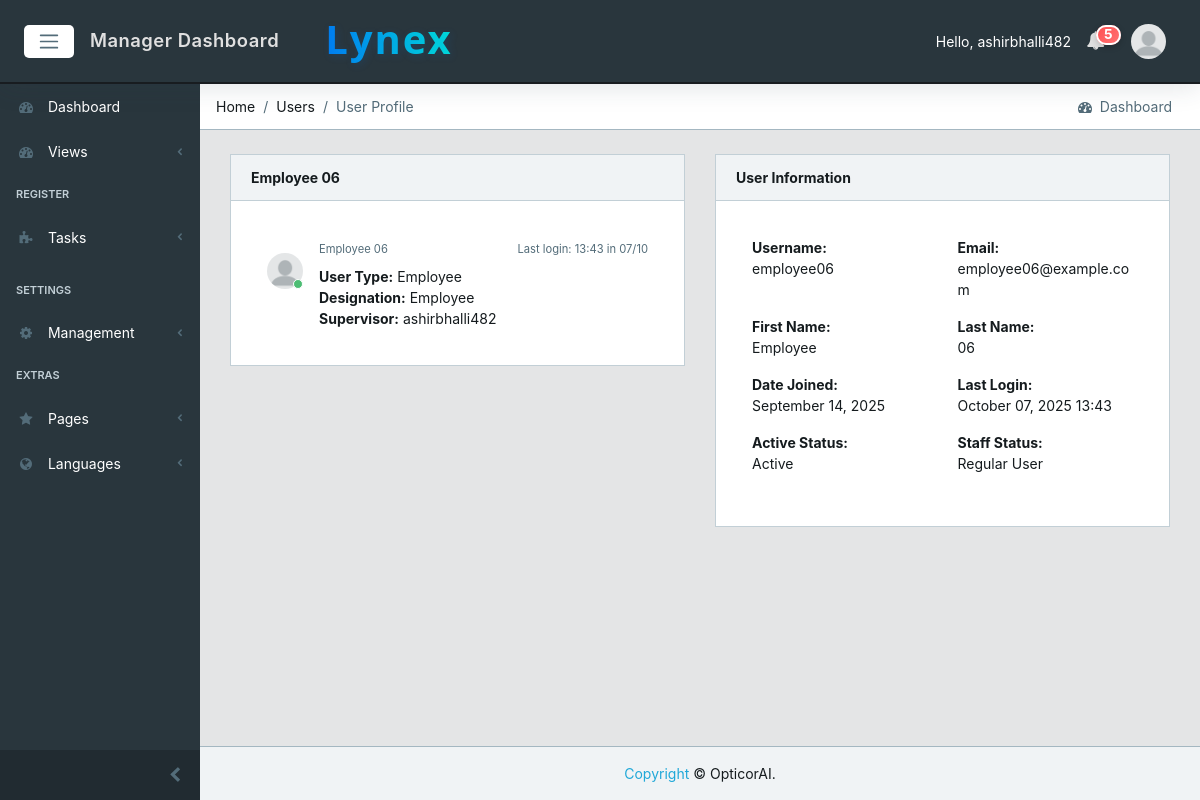
Before: /users/87/ (signed in) with the older database file.
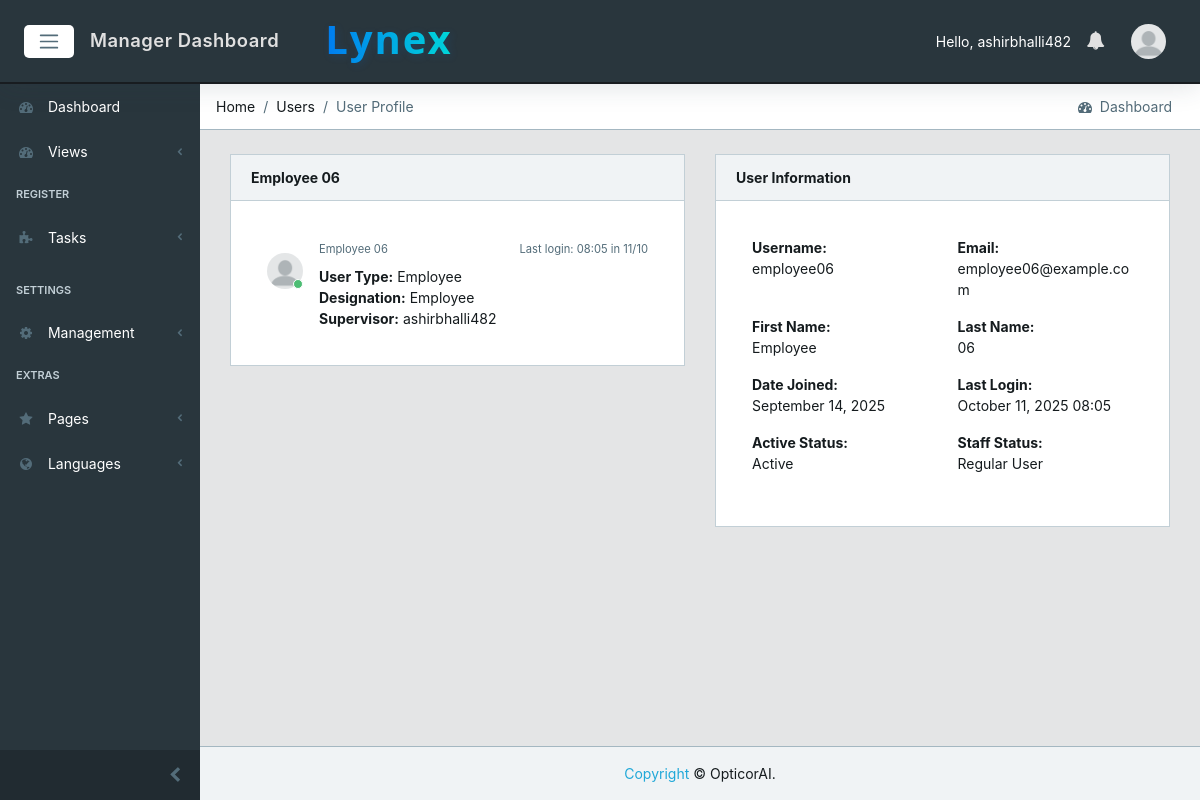
After: the same page with the newer database file.
### core/models.py (models this page shows, shortened)
class CustomUser(AbstractUser):
    email = models.EmailField(unique=True)  # Make email unique for authentication
    user_type = models.CharField(max_length=15, choices=USER_TYPE_CHOICES, db_index=True)
    designation = models.CharField(max_length=100, blank=True, null=True)
    created_by = models.ForeignKey('self', on_delete=models.SET_NULL, null=True, blank=True, related_name='created_users')
    created_date = models.DateField(auto_now_add=True)
    created_time = models.TimeField(auto_now_add=True)
    under_supervision = models.ForeignKey('self', on_delete=models.SET_NULL, null=True, blank=True, related_name='supervised_users')
    avatar = models.ImageField(upload_to='core/avatar', blank=True, null=True)
    @property
    def avatar_url(self):
        try:
            if self.avatar:
                url = getattr(self.avatar, 'url', None)
                if url and ('cloudinary' in url or 'res.cloudinary.com' in url):
                    return url
                avatar_path = getattr(self.avatar, 'path', None)
                if avatar_path and os.path.isfile(avatar_path) and url:
                    return url
        except Exception:
            pass
        return static('core/img/avatar/blank_profile.png')

### core/views.py (the view)
# urls.py: path('users/<int:profile_id>/', views.UserProfileView.as_view(), name='user'),
class UserProfileView(LoginRequiredMixin, View):
    def get(self, request, profile_id):
        user = request.user
        profile_user = get_object_or_404(CustomUser, id=profile_id)
        if user.user_type == 'employee':
            if profile_user != user:
                messages.error(request, 'You can only view your own profile.')
                return redirect('core:dashboard')
        elif user.user_type == 'manager':
            if profile_user.under_supervision != user:
                messages.error(request, 'You can only view profiles of your subordinates.')
                return redirect('core:dashboard')
        context = {
            'user_view': profile_user,
        }
        return render(request, 'core/user.html', context)

### core/context_processors.py (called while the page is built)
def logged_user_processor(request):
    if request.user.is_authenticated:
        try:
            logged_user = CustomUser.objects.select_related('under_supervision').get(id=request.user.id)
            return {'logged_user': logged_user}
        except CustomUser.DoesNotExist:
            return {'logged_user': None}
    return {'logged_user': None}

def notifications_processor(request):
    if request.user.is_authenticated:
        cache_key = f"unread_count:{request.user.id}"
        unread_count = cache.get(cache_key)
        if unread_count is None:
            unread_count = Notification.objects.filter(recipient=request.user, read=False).count()
            cache.set(cache_key, unread_count, 15)  # short cache to keep badges fresh
        unread_notifications = (
            Notification.objects.select_related('sender')
            .filter(recipient=request.user, read=False)
            .order_by('-created_at')[:10]
        )
        return {
            'unread_notifications': unread_notifications,
            'unread_count': unread_count,
        }
    return {'unread_notifications': [], 'unread_count': 0}

### core/templates/core/user.html (shortened to what the changed rows need)
{% extends 'core/base.html' %}
{% load static %}
{% block content %}
<div class="container-fluid">
  <div id="ui-view" style="opacity: 1;"><div class="animated fadeIn">
            <div class="row">
                <div class="col-12">
                            <div class="row">
                                <div class="col-12 col-md-6">
                <div class="card">
                    <div class="card-header">
                        <strong data-i18n-skip>{{ user_view.get_full_name }}</strong>
                    </div>
                                <div class="card-body">
                                    <div class="tab-pane p-3 active show">
                                      <div class="message">
                                        <div class="py-3 pb-5 mr-3 float-left">
                                          <div class="avatar">
                                          </div>
                                        </div>
                                        <div>
                                          <small class="text-muted" data-i18n-skip>{{ user_view.get_full_name }}</small>
                                            {% if user_view.last_login %}
                                          <small class="text-muted float-right mt-1">Last login: {{ user_view.last_login|date:"H:i" }} in {{ user_view.last_login|date:"d/m" }}</small>
                                            {% endif %}
                                        </div>
                                        <div class="mt-2" data-i18n-skip>
                                            <strong>User Type:</strong> {{ user_view.get_user_type_display }}<br>
                                            <strong>Designation:</strong> {{ user_view.designation }}<br>
                                            <strong>Supervisor:</strong> {{ user_view.under_supervision.username|default:'-' }}<br>
                                        </div>
                          </div>
                                      </div>
                                    </div>
                                </div>
                            </div>
                            <div class="col-12 col-md-6">
                <div class="card">
                                <div class="card-body">
                                    <div class="tab-pane p-3 active show">
                            <div class="row">
                                <div class="col-md-6">
                                    <strong>Username:</strong>
                                    <p data-i18n-skip>{{ user_view.username }}</p>
                                </div>
                                <div class="col-md-6">
                                    <strong>Email:</strong>
                                    <p data-i18n-skip>{{ user_view.email }}</p>
                                </div>
                            </div>
                            <div class="row">
                                <div class="col-md-6">
                                    <strong>First Name:</strong>
                                    <p data-i18n-skip>{{ user_view.first_name }}</p>
                                </div>
                                <div class="col-md-6">
                                    <strong>Last Name:</strong>
                                    <p data-i18n-skip>{{ user_view.last_name }}</p>
                                </div>
                            </div>
                                        <div class="row">
                                <div class="col-md-6">
                                    <strong>Date Joined:</strong>
                                    <p>{{ user_view.date_joined|date:"F d, Y" }}</p>
                                        </div>
                                <div class="col-md-6">
                                    <strong>Last Login:</strong>
                                    <p>{{ user_view.last_login|date:"F d, Y H:i" }}</p>
                                        </div>
                                    </div>
                        </div>
                    </div>
                </div>
            </div>
        </div>
    </div>
</div>
  </div>
</div>
{% endblock %}

### core/templates/core/base.html (shortened to what the changed rows need)
{% load static %}
<!DOCTYPE html>
<html lang="en">
<head>
  <link href="{% static 'core/css/font-awesome.min.css' %}" rel="stylesheet">
  <link href="{% static 'core/css/simple-line-icons.min.css' %}" rel="stylesheet">
  <link href="{% static 'core/css/estilo.css' %}" rel="stylesheet">
  <link href="{% static 'core/css/style.css' %}" rel="stylesheet">
  {% get_static_prefix as STATIC_PREFIX %}
</head>
{% block body %}
<body class="app header-fixed sidebar-fixed aside-menu-fixed aside-menu-hidden">
  <header class="app-header navbar">
    <div class="brand-gui d-none d-md-inline">
      <a href="{% url 'core:dashboard' %}"><h1 class="company-name">Lynex</h1></a>
    </div>
    <ul class="nav navbar-nav ml-auto">
      <li class="nav-item dropdown">
        <a class="nav-link" data-toggle="dropdown" href="#" role="button" aria-haspopup="true" aria-expanded="false">
          <i class="fa fa-bell"></i>
          {% if unread_count and unread_count > 0 %}
            <span class="badge badge-pill badge-notify">{{ unread_count }}</span>
          {% endif %}
        </a>
      </li>
    </ul>
  </header>
  <div class="app-body">
    <main class="main">
{% block content %}
{% endblock %}
    </main>
  </div>
</body>
{% endblock body %}
</html>

Changed rows visible on the page:
changed CustomUser "Employee 06": last_login "13:43" → "08:05"; last_login "07/10" → "11/10"; last_login "October 07, 2025 13:43" → "October 11, 2025 08:05"
Other visible differences:
{{ unread_count }}: "5" → (not shown)
